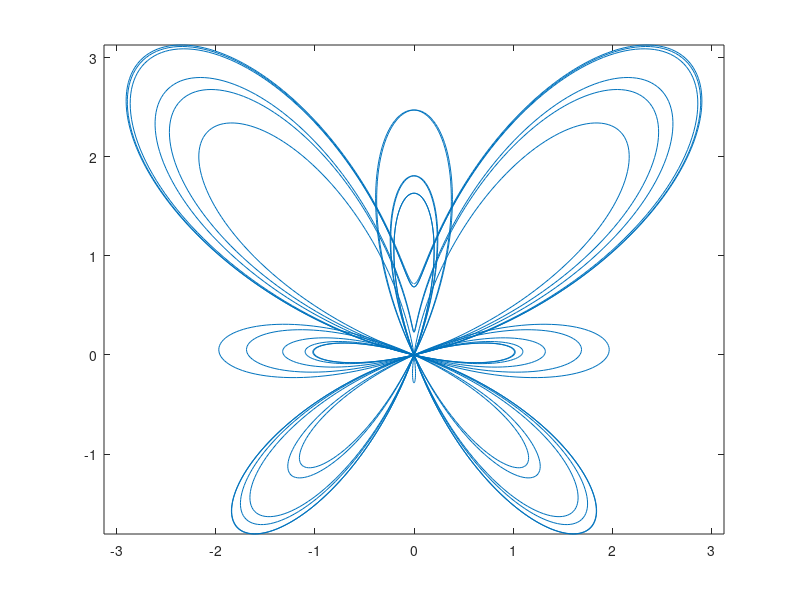

The MATLAB script that drew this image:
clc
clear
close all

t = 0:0.01:12*pi;

x = sin(t).*(exp(cos(t)) - 2*cos(4*t) - sin(t/12).^5);
y = cos(t).*(exp(cos(t)) - 2*cos(4*t) - sin(t/12).^5);

plot(x,y);
axis equal